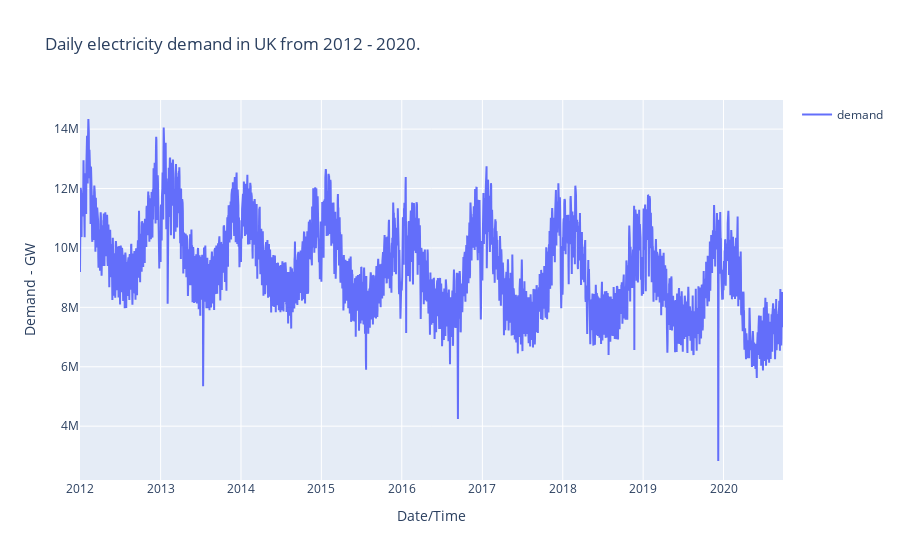

The notebook cell this image was saved under:
### Code cell
label = "Daily electricity demand in UK from 2012 - 2020."
VisualizeTrend(Dataset, label)

### Figure 1 — Plotly figure (JSON) as saved in the notebook; plotly's stock layout.template omitted (floating-point values rounded to 4 significant figures; data arrays with more than 128 entries replaced by an {"elided": "..."} marker saying what was removed)
{"data": [{"mode": "lines", "name": "demand", "type": "scatter", "x": {"elided": "3193 str values"}, "y": {"elided": "3193 int values"}}], "layout": {"showlegend": true, "title": {"text": "Daily electricity demand in UK from 2012 - 2020."}, "xaxis": {"title": {"text": "Date/Time"}}, "yaxis": {"title": {"text": "Demand - GW"}}}}
